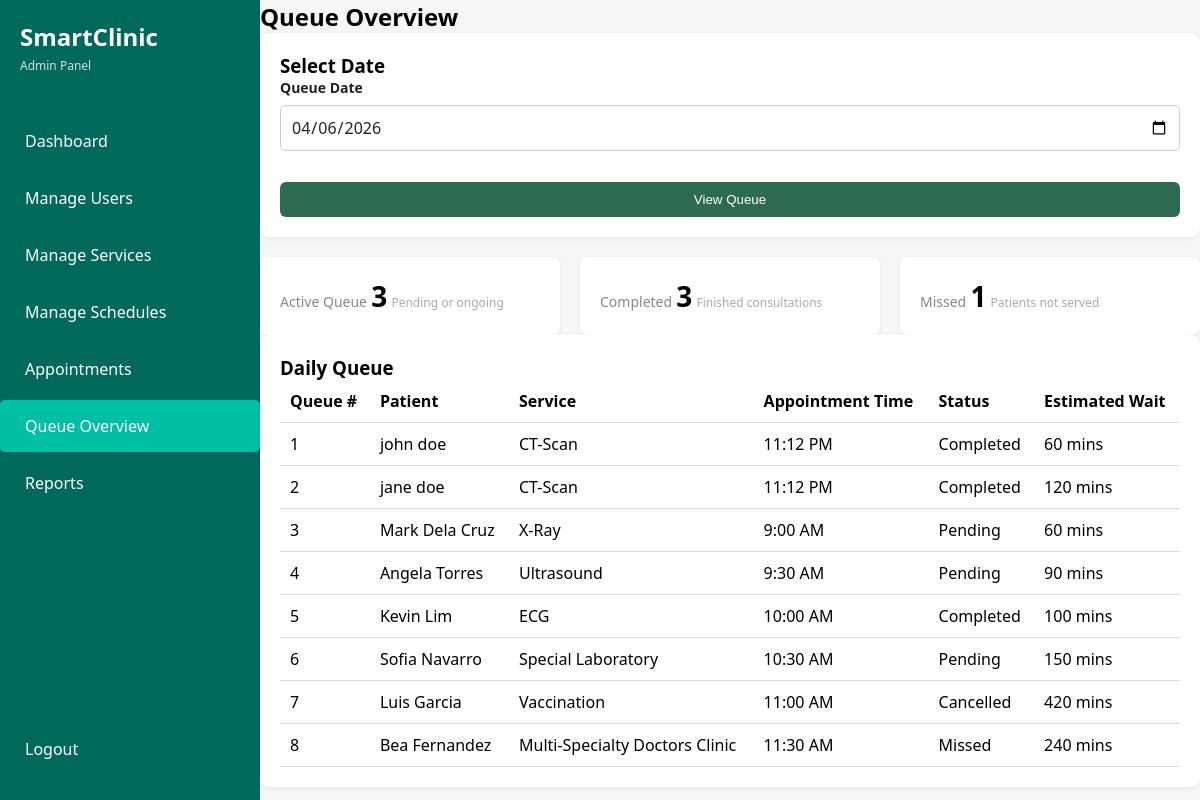
The page /admin/queue_overview.php?date=2026-04-06 (signed in) on the database its author committed.
### tables this page shows
CREATE TABLE `queue` (
  `queue_id` int(11) UNSIGNED NOT NULL COMMENT 'PK for queue',
  `appointment_id` int(11) UNSIGNED NOT NULL COMMENT 'FK appointments',
  `queue_number` int(11) UNSIGNED NOT NULL COMMENT 'Patient position in queue',
  `status` enum('pending','ongoing','completed','missed','cancelled') NOT NULL DEFAULT 'pending' COMMENT 'Current queue status',
  `estimated_wait` int(11) UNSIGNED NOT NULL DEFAULT 0 COMMENT 'Estimated waiting time in minutes',
  `created_at` timestamp NOT NULL DEFAULT current_timestamp() COMMENT 'Queue record creation date'
);

CREATE TABLE `users` (
  `user_id` int(11) UNSIGNED NOT NULL COMMENT 'PK for users',
  `role_id` int(11) UNSIGNED NOT NULL COMMENT 'FK for users',
  `first_name` varchar(100) NOT NULL COMMENT 'User first name',
  `last_name` varchar(100) NOT NULL COMMENT 'User last name',
  `email` varchar(100) NOT NULL COMMENT 'Unique email address',
  `password` varchar(255) NOT NULL COMMENT 'User password',
  `contact_number` varchar(20) DEFAULT NULL COMMENT 'User contact number',
  `address` text DEFAULT NULL COMMENT 'User address',
  `created_at` timestamp NOT NULL DEFAULT current_timestamp() COMMENT 'Account creation date'
);

CREATE TABLE `services` (
  `service_id` int(11) UNSIGNED NOT NULL COMMENT 'PK for services',
  `service_name` varchar(100) NOT NULL COMMENT 'Name of the clinic service',
  `description` text DEFAULT NULL COMMENT 'Description of service',
  `estimated_duration` int(11) UNSIGNED NOT NULL DEFAULT 30 COMMENT 'Estimated duration in minutes'
);

CREATE TABLE `appointments` (
  `appointment_id` int(11) UNSIGNED NOT NULL COMMENT 'PK for appointments',
  `patient_id` int(11) UNSIGNED NOT NULL COMMENT 'FK users',
  `service_id` int(11) UNSIGNED NOT NULL COMMENT 'FK services',
  `appointment_date` date NOT NULL COMMENT 'Date of the appointment',
  `appointment_time` time NOT NULL COMMENT 'Time of the appointment',
  `status` enum('pending','confirmed','ongoing','completed','missed','cancelled') NOT NULL DEFAULT 'pending' COMMENT 'Current appointment status',
  `created_at` timestamp NOT NULL DEFAULT current_timestamp() COMMENT 'Creation date'
);

### admin/queue_overview.php (the view, shortened to what this page needs)
<?php
require_once '../config/database.php';
$date = isset($_GET['date']) ? $_GET['date'] : date('Y-m-d');
$stmt = $conn->prepare("
    SELECT
        q.queue_id,
        q.queue_number,
        q.status,
        q.estimated_wait,
        a.appointment_id,
        a.appointment_date,
        a.appointment_time,
        u.first_name,
        u.last_name,
        s.service_name
    FROM queue q
    JOIN appointments a ON q.appointment_id = a.appointment_id
    JOIN users u ON a.patient_id = u.user_id
    JOIN services s ON a.service_id = s.service_id
    WHERE a.appointment_date = ?
    ORDER BY q.queue_number ASC
");
$stmt->bind_param("s", $date);
$stmt->execute();
$queue = $stmt->get_result();
$active_result = $conn->prepare("
    SELECT COUNT(*) AS total
    FROM queue q
    JOIN appointments a ON q.appointment_id = a.appointment_id
    WHERE a.appointment_date = ?
    AND q.status IN ('pending', 'ongoing')
");
$active_result->bind_param("s", $date);
$active_result->execute();
$active_count = $active_result->get_result()->fetch_assoc()['total'];
$completed_result = $conn->prepare("
    SELECT COUNT(*) AS total
    FROM queue q
    JOIN appointments a ON q.appointment_id = a.appointment_id
    WHERE a.appointment_date = ?
    AND q.status = 'completed'
");
$completed_result->bind_param("s", $date);
$completed_result->execute();
$completed_count = $completed_result->get_result()->fetch_assoc()['total'];
$missed_result = $conn->prepare("
    SELECT COUNT(*) AS total
    FROM queue q
    JOIN appointments a ON q.appointment_id = a.appointment_id
    WHERE a.appointment_date = ?
    AND q.status = 'missed'
");
$missed_result->bind_param("s", $date);
$missed_result->execute();
$missed_count = $missed_result->get_result()->fetch_assoc()['total'];
?>
<!DOCTYPE html>
<html lang="en">
<head>
    <link rel="stylesheet" href="../assets/css/styles.css">
</head>
<body class="dashboard-page admin-page">
<div class="app-container">
    <aside class="sidebar">
        <div class="logo">
            <h1>SmartClinic</h1>
            <span>Admin Panel</span>
        </div>
        <nav class="menu">
            <a href="dashboard.php" class="nav-item">Dashboard</a>
            <a href="manage_users.php" class="nav-item">Manage Users</a>
            <a href="manage_services.php" class="nav-item">Manage Services</a>
            <a href="manage_schedules.php" class="nav-item">Manage Schedules</a>
            <a href="manage_appointments.php" class="nav-item">Appointments</a>
            <a href="queue_overview.php" class="nav-item active">Queue Overview</a>
            <a href="reports.php" class="nav-item">Reports</a>
        </nav>
        <div class="logout">
            <a href="../logout.php" class="nav-item">Logout</a>
        </div>
    </aside>
    <main class="main-content">
        <h2>Queue Overview</h2>
        <div class="content-card">
            <h3>Select Date</h3>
            <form method="GET" class="crud-form">
                <div class="form-group">
                    <label for="date">Queue Date</label>
                    <input type="date" name="date" id="date" value="<?= htmlspecialchars($date) ?>">
                </div>
                <button type="submit" class="btn-primary">View Queue</button>
            </form>
        </div>
        <div class="stats-grid">
            <div class="stat-card">
                <div class="stat-info">
                    <span class="label">Active Queue</span>
                    <span class="value"><?= $active_count ?></span>
                    <span class="subtext">Pending or ongoing</span>
                </div>
            </div>
            <div class="stat-card">
                <div class="stat-info">
                    <span class="label">Completed</span>
                    <span class="value"><?= $completed_count ?></span>
                    <span class="subtext">Finished consultations</span>
                </div>
            </div>
            <div class="stat-card">
                <div class="stat-info">
                    <span class="label">Missed</span>
                    <span class="value"><?= $missed_count ?></span>
                    <span class="subtext">Patients not served</span>
                </div>
            </div>
        </div>
        <div class="content-card">
            <h3>Daily Queue</h3>
            <table class="styled-table">
                <thead>
                    <tr>
                        <th>Queue #</th>
                        <th>Patient</th>
                        <th>Service</th>
                        <th>Appointment Time</th>
                        <th>Status</th>
                        <th>Estimated Wait</th>
                    </tr>
                </thead>
                <tbody>
                    <?php while ($row = $queue->fetch_assoc()): ?>
                        <tr>
                            <td><?= $row['queue_number'] ?></td>
                            <td><?= htmlspecialchars($row['first_name'] . ' ' . $row['last_name']) ?></td>
                            <td><?= htmlspecialchars($row['service_name']) ?></td>
                            <td><?= date('g:i A', strtotime($row['appointment_time'])) ?></td>
                            <td><?= ucfirst($row['status']) ?></td>
                            <td><?= $row['estimated_wait'] ?> mins</td>
                        </tr>
                    <?php endwhile; ?>
                </tbody>
            </table>
        </div>
    </main>
</div>
</body>
</html>

### assets/css/styles.css (style rules this page uses)
* { margin: 0; padding: 0; box-sizing: border-box; }
:root { --primary-teal: #00695c; --active-teal: #00bfa5; --bg-light: #f4f7f6; --text-gray: #666; }
body { margin: 0; font-family: 'Segoe UI', Tahoma, Geneva, Verdana, sans-serif; min-height: 100vh; background: var(--bg-light); }
body.dashboard-page { display: block; min-height: 100vh; background: var(--bg-light); }
.form-group { display: flex; flex-direction: column; gap: 8px; }
.form-group label { color: white; font-size: 14px; font-weight: 500; }
.form-group input { padding: 15px 20px; border: none; border-radius: 8px; background: rgba(255, 255, 255, 0.15); color: white; font-size: 15px; outline: none; transition: background 0.3s ease; }
.form-group input::placeholder { color: rgba(255, 255, 255, 0.6); }
.app-container { display: flex; height: 100vh; }
.sidebar { width: 260px; background-color: var(--primary-teal); color: white; display: flex; flex-direction: column; padding: 20px 0; }
.logo { padding: 0 20px 40px; }
.logo h1 { margin: 0; font-size: 24px; }
.logo span { font-size: 12px; opacity: 0.8; }
.nav-item { padding: 15px 25px; color: white; text-decoration: none; display: block; margin-bottom: 5px; border-radius: 5px; transition: background 0.2s; }
.nav-item:hover, .nav-item.active { background-color: var(--active-teal); }
.main-content { flex-grow: 1; background-color: var(--bg-light); display: flex; flex-direction: column; min-height: 100vh; }
.stats-grid { display: grid; grid-template-columns: repeat(auto-fit, minmax(180px, 1fr)); gap: 20px; }
.stat-card { background: white; padding: 20px; border-radius: 8px; display: flex; justify-content: space-between; align-items: center; box-shadow: 0 2px 6px rgba(0,0,0,0.05); }
.stat-info .label { font-size: 14px; color: #888; }
.stat-info .value { font-size: 28px; font-weight: bold; margin: 5px 0; }
.stat-info .subtext { font-size: 12px; color: #aaa; }
.menu { display: flex; flex-direction: column; }
.logout { margin-top: auto; padding-top: 20px; }
.content-card { background: white; padding: 20px; border-radius: 8px; box-shadow: 0 2px 6px rgba(0,0,0,0.05); margin-bottom: 20px; }
.crud-form { display: grid; gap: 16px; }
.crud-form input, .crud-form select, .crud-form textarea, .data-table input, .data-table select, .data-table textarea { width: 100%; padding: 10px 12px; border: 1px solid #d8dfe3; border-radius: 6px; font: inherit; background: white; }
.admin-page { overflow-x: auto; }
.admin-page .form-group label { color: #222 !important; font-weight: 600; }
.admin-page input, .admin-page select, .admin-page textarea { background: #fff !important; color: #222 !important; border: 1px solid #ccc; padding: 10px; border-radius: 6px; width: 100%; }
.admin-page .form-group { display: flex; flex-direction: column; margin-bottom: 15px; }
.content-card { background: #fff; padding: 20px; border-radius: 10px; margin-bottom: 20px; }
.btn-primary { background: #2d6a4f; color: white; padding: 10px 16px; border: none; border-radius: 6px; cursor: pointer; }
.styled-table { width: 100%; border-collapse: collapse; }
.styled-table th, .styled-table td { border-bottom: 1px solid #ddd; padding: 10px; text-align: left; }

### rows shown on the page
queue: queue_number "1", users.first_name+last_name "john doe", services.service_name "CT-Scan", appointment.appointment_time "11:12 PM", status "Completed", estimated_wait "60"
queue: queue_number "2", users.first_name+last_name "jane doe", services.service_name "CT-Scan", appointment.appointment_time "11:12 PM", status "Completed", estimated_wait "120"
queue: queue_number "3", users.first_name+last_name "Mark Dela Cruz", services.service_name "X-Ray", appointment.appointment_time "9:00 AM", status "Pending", estimated_wait "60"
queue: queue_number "4", users.first_name+last_name "Angela Torres", services.service_name "Ultrasound", appointment.appointment_time "9:30 AM", status "Pending", estimated_wait "90"
queue: queue_number "5", users.first_name+last_name "Kevin Lim", services.service_name "ECG", appointment.appointment_time "10:00 AM", status "Completed", estimated_wait "100"
queue: queue_number "6", users.first_name+last_name "Sofia Navarro", services.service_name "Special Laboratory", appointment.appointment_time "10:30 AM", status "Pending", estimated_wait "150"
queue: queue_number "7", users.first_name+last_name "Luis Garcia", services.service_name "Vaccination", appointment.appointment_time "11:00 AM", status "Cancelled", estimated_wait "420"
queue: queue_number "8", users.first_name+last_name "Bea Fernandez", services.service_name "Multi-Specialty Doctors Clinic", appointment.appointment_time "11:30 AM", status "Missed", estimated_wait "240"

### other values the page prints
$active_count "3"
$completed_count "3"
$missed_count "1"
